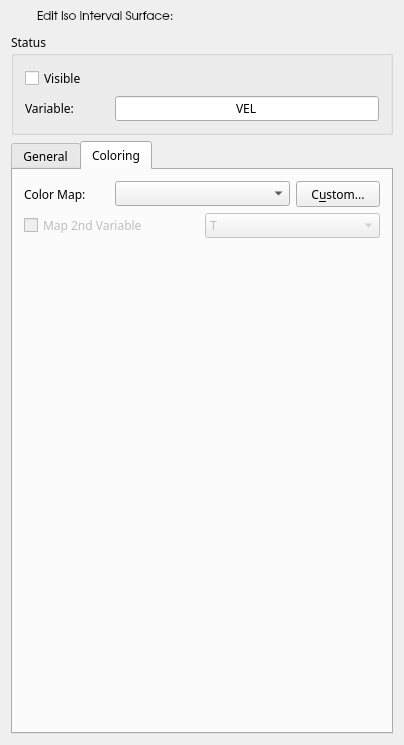
<ui version="4.0" >
 <comment>Python:from Utils import FloatInRangeControl
Python:from ChangeIndicatedLE import ChangeIndicatedLE</comment>
 <class>ClipIntervalPanelBase</class>
 <widget class="QWidget" name="ClipIntervalPanelBase" >
  <property name="geometry" >
   <rect>
    <x>0</x>
    <y>0</y>
    <width>401</width>
    <height>745</height>
   </rect>
  </property>
  <property name="sizePolicy" >
   <sizepolicy vsizetype="Preferred" hsizetype="Expanding" >
    <horstretch>0</horstretch>
    <verstretch>0</verstretch>
   </sizepolicy>
  </property>
  <property name="minimumSize" >
   <size>
    <width>0</width>
    <height>0</height>
   </size>
  </property>
  <property name="baseSize" >
   <size>
    <width>325</width>
    <height>715</height>
   </size>
  </property>
  <property name="font" >
   <font>
    <family>Droid Sans</family>
   </font>
  </property>
  <property name="windowTitle" >
   <string>ClipIntervalPanelBase</string>
  </property>
  <layout class="QGridLayout" >
   <item row="1" column="0" colspan="3" >
    <widget class="QGroupBox" name="vrpGroupBoxStatus" >
     <property name="title" >
      <string>Status</string>
     </property>
     <layout class="QGridLayout" >
      <item row="2" column="0" >
       <widget class="QLabel" name="vrpLabel0" >
        <property name="toolTip" >
         <string>Variable which should be investigated with this visualization object.</string>
        </property>
        <property name="whatsThis" >
         <string>Variable which should be investigated with this visualization object.</string>
        </property>
        <property name="text" >
         <string>Variable:</string>
        </property>
        <property name="wordWrap" >
         <bool>false</bool>
        </property>
       </widget>
      </item>
      <item row="2" column="1" colspan="3" >
       <widget class="QLineEdit" name="vrpLineEditVariable" >
        <property name="mouseTracking" >
         <bool>false</bool>
        </property>
        <property name="focusPolicy" >
         <enum>Qt::NoFocus</enum>
        </property>
        <property name="toolTip" >
         <string>Variable which should be investigated with this visualization object.</string>
        </property>
        <property name="whatsThis" >
         <string>Variable which should be investigated with this visualization object.</string>
        </property>
        <property name="text" >
         <string>VEL</string>
        </property>
        <property name="alignment" >
         <set>Qt::AlignHCenter</set>
        </property>
        <property name="readOnly" >
         <bool>true</bool>
        </property>
       </widget>
      </item>
      <item row="1" column="0" >
       <widget class="QCheckBox" name="visibilityCheckBox" >
        <property name="text" >
         <string>Visible</string>
        </property>
       </widget>
      </item>
     </layout>
    </widget>
   </item>
   <item row="2" column="0" colspan="3" >
    <widget class="QTabWidget" name="TabWidgetGeneralAdvanced" >
     <property name="tabShape" >
      <enum>QTabWidget::Rounded</enum>
     </property>
     <property name="currentIndex" >
      <number>1</number>
     </property>
     <widget class="QWidget" name="tab" >
      <attribute name="title" >
       <string>General</string>
      </attribute>
      <layout class="QVBoxLayout" >
       <item>
        <widget class="QGroupBox" name="vrpGroupBoxPositioning" >
         <property name="title" >
          <string>Adjust iso interval surface</string>
         </property>
         <layout class="QVBoxLayout" name="verticalLayout" >
          <item>
           <widget class="QGroupBox" name="groupBoxRectPositioning" >
            <property name="title" >
             <string/>
            </property>
            <property name="flat" >
             <bool>true</bool>
            </property>
            <property name="checkable" >
             <bool>false</bool>
            </property>
            <property name="checked" >
             <bool>false</bool>
            </property>
            <property name="lineWidth" stdset="0" >
             <number>0</number>
            </property>
            <layout class="QGridLayout" >
             <property name="margin" >
              <number>0</number>
             </property>
             <item row="0" column="0" >
              <widget class="QLabel" name="textIsoValueLow" >
               <property name="toolTip" >
                <string>Set the isovalue.</string>
               </property>
               <property name="whatsThis" >
                <string>Set the isovalue.</string>
               </property>
               <property name="text" >
                <string>Low Iso Value:</string>
               </property>
               <property name="wordWrap" >
                <bool>false</bool>
               </property>
              </widget>
             </item>
             <item row="0" column="1" >
              <widget class="FloatInRangeControl" native="1" name="floatInRangeIsoValueLow" >
               <property name="sizePolicy" >
                <sizepolicy vsizetype="Fixed" hsizetype="Expanding" >
                 <horstretch>0</horstretch>
                 <verstretch>0</verstretch>
                </sizepolicy>
               </property>
              </widget>
             </item>
             <item row="1" column="1" >
              <widget class="FloatInRangeControl" native="1" name="floatInRangeIsoValueHigh" >
               <property name="sizePolicy" >
                <sizepolicy vsizetype="Fixed" hsizetype="Expanding" >
                 <horstretch>0</horstretch>
                 <verstretch>0</verstretch>
                </sizepolicy>
               </property>
              </widget>
             </item>
             <item row="1" column="0" >
              <widget class="QLabel" name="textIsoValueHigh" >
               <property name="toolTip" >
                <string>Set the isovalue.</string>
               </property>
               <property name="whatsThis" >
                <string>Set the isovalue.</string>
               </property>
               <property name="text" >
                <string>High Iso Value:</string>
               </property>
               <property name="wordWrap" >
                <bool>false</bool>
               </property>
              </widget>
             </item>
            </layout>
           </widget>
          </item>
          <item>
           <spacer name="verticalSpacer" >
            <property name="orientation" >
             <enum>Qt::Vertical</enum>
            </property>
            <property name="sizeHint" stdset="0" >
             <size>
              <width>328</width>
              <height>405</height>
             </size>
            </property>
           </spacer>
          </item>
         </layout>
        </widget>
       </item>
      </layout>
     </widget>
     <widget class="QWidget" name="tab_2" >
      <attribute name="title" >
       <string>Coloring</string>
      </attribute>
      <layout class="QGridLayout" name="gridLayout" >
       <item row="0" column="0" >
        <widget class="QLabel" name="vrpLabel0_1" >
         <property name="toolTip" >
          <string>Select one of the predefined colormaps</string>
         </property>
         <property name="whatsThis" >
          <string>Select one of the predefined colormaps</string>
         </property>
         <property name="text" >
          <string>Color Map:</string>
         </property>
         <property name="wordWrap" >
          <bool>false</bool>
         </property>
        </widget>
       </item>
       <item row="0" column="1" colspan="2" >
        <widget class="QComboBox" name="colorMapCombobox" >
         <property name="minimumSize" >
          <size>
           <width>55</width>
           <height>0</height>
          </size>
         </property>
         <property name="cursor" >
          <cursorShape>PointingHandCursor</cursorShape>
         </property>
         <property name="toolTip" >
          <string>Select one of the predefined colormaps</string>
         </property>
         <property name="whatsThis" >
          <string>Select one of the predefined colormaps</string>
         </property>
        </widget>
       </item>
       <item row="0" column="3" >
        <widget class="QPushButton" name="vrpPushButtonCustomizeColorMap" >
         <property name="minimumSize" >
          <size>
           <width>80</width>
           <height>26</height>
          </size>
         </property>
         <property name="cursor" >
          <cursorShape>PointingHandCursor</cursorShape>
         </property>
         <property name="toolTip" >
          <string>Customize the range and steps of the colormap.</string>
         </property>
         <property name="whatsThis" >
          <string>Customize the range and steps of the colormap.</string>
         </property>
         <property name="text" >
          <string>C&amp;ustom...</string>
         </property>
         <property name="shortcut" >
          <string>Alt+U</string>
         </property>
        </widget>
       </item>
       <item row="1" column="0" colspan="2" >
        <widget class="QCheckBox" name="vrpCheckBoxMapVariable" >
         <property name="enabled" >
          <bool>false</bool>
         </property>
         <property name="sizePolicy" >
          <sizepolicy vsizetype="Fixed" hsizetype="Fixed" >
           <horstretch>0</horstretch>
           <verstretch>0</verstretch>
          </sizepolicy>
         </property>
         <property name="minimumSize" >
          <size>
           <width>0</width>
           <height>0</height>
          </size>
         </property>
         <property name="cursor" >
          <cursorShape>PointingHandCursor</cursorShape>
         </property>
         <property name="toolTip" >
          <string>&lt;p>The default variable mapped as color on the visualisation object.&lt;/p>

&lt;p>If you want to color the visualization object with a different variable enable this checkbox.&lt;/p></string>
         </property>
         <property name="whatsThis" >
          <string>&lt;p>The default variable mapped as color on the visualisation object.&lt;/p>

&lt;p>If you want to color the visualization object with a different variable enable this checkbox.&lt;/p></string>
         </property>
         <property name="text" >
          <string>Map 2nd Variable</string>
         </property>
        </widget>
       </item>
       <item row="1" column="2" colspan="2" >
        <widget class="QComboBox" name="vrpComboBoxVariable" >
         <property name="enabled" >
          <bool>false</bool>
         </property>
         <property name="cursor" >
          <cursorShape>PointingHandCursor</cursorShape>
         </property>
         <property name="toolTip" >
          <string>&lt;p>Select the variable for coloring the visualization object.&lt;/p>

&lt;p>Enable this choice with the checkbox &lt;i>Map 2nd variable&lt;/i>.&lt;/p></string>
         </property>
         <property name="whatsThis" >
          <string>&lt;p>Select the variable for coloring the visualization object.&lt;/p>

&lt;p>Enable this choice with the checkbox &lt;i>Map 2nd variable&lt;/i>.&lt;/p></string>
         </property>
         <item>
          <property name="text" >
           <string>T</string>
          </property>
         </item>
         <item>
          <property name="text" >
           <string>VMAG</string>
          </property>
         </item>
         <item>
          <property name="text" >
           <string>P</string>
          </property>
         </item>
        </widget>
       </item>
       <item row="2" column="0" colspan="4" >
        <spacer name="verticalSpacer_2" >
         <property name="orientation" >
          <enum>Qt::Vertical</enum>
         </property>
         <property name="sizeHint" stdset="0" >
          <size>
           <width>328</width>
           <height>444</height>
          </size>
         </property>
        </spacer>
       </item>
      </layout>
     </widget>
    </widget>
   </item>
   <item row="0" column="0" >
    <widget class="QLabel" name="vrpIconToolset" >
     <property name="sizePolicy" >
      <sizepolicy vsizetype="Fixed" hsizetype="Fixed" >
       <horstretch>0</horstretch>
       <verstretch>0</verstretch>
      </sizepolicy>
     </property>
     <property name="maximumSize" >
      <size>
       <width>20</width>
       <height>20</height>
      </size>
     </property>
     <property name="scaledContents" >
      <bool>true</bool>
     </property>
     <property name="wordWrap" >
      <bool>false</bool>
     </property>
    </widget>
   </item>
   <item row="0" column="1" >
    <widget class="QLabel" name="vrpLabelTitle" >
     <property name="font" >
      <font>
       <family>URW Gothic L</family>
      </font>
     </property>
     <property name="toolTip" >
      <string>Edit the name of the visualization object.</string>
     </property>
     <property name="whatsThis" >
      <string>Edit the name of the visualization object.</string>
     </property>
     <property name="text" >
      <string>Edit Iso Interval Surface:</string>
     </property>
     <property name="alignment" >
      <set>Qt::AlignLeading|Qt::AlignLeft|Qt::AlignTop</set>
     </property>
     <property name="wordWrap" >
      <bool>false</bool>
     </property>
    </widget>
   </item>
   <item row="0" column="2" >
    <widget class="ChangeIndicatedLE" native="1" name="nameWidget" />
   </item>
  </layout>
 </widget>
 <layoutdefault spacing="6" margin="11" />
 <customwidgets>
  <customwidget>
   <class>ChangeIndicatedLE</class>
   <extends>QWidget</extends>
   <header location="global" >ChangeIndicatedLE</header>
  </customwidget>
  <customwidget>
   <class>FloatInRangeControl</class>
   <extends>QWidget</extends>
   <header location="global" >Utils</header>
  </customwidget>
 </customwidgets>
 <includes>
  <include location="local" >floatinrangecontrol.h</include>
  <include location="local" >floatinrangecontrol.h</include>
  <include location="local" >changeindicatedle.h</include>
  <include location="local" >changeindicatedle.h</include>
  <include location="local" >changeindicatedle.h</include>
  <include location="local" >changeindicatedle.h</include>
  <include location="local" >changeindicatedle.h</include>
  <include location="local" >changeindicatedle.h</include>
  <include location="local" >changeindicatedle.h</include>
  <include location="local" >changeindicatedle.h</include>
  <include location="local" >changeindicatedle.h</include>
  <include location="local" >changeindicatedle.h</include>
  <include location="local" >changeindicatedle.h</include>
  <include location="local" >changeindicatedle.h</include>
 </includes>
 <resources/>
 <connections/>
</ui>
